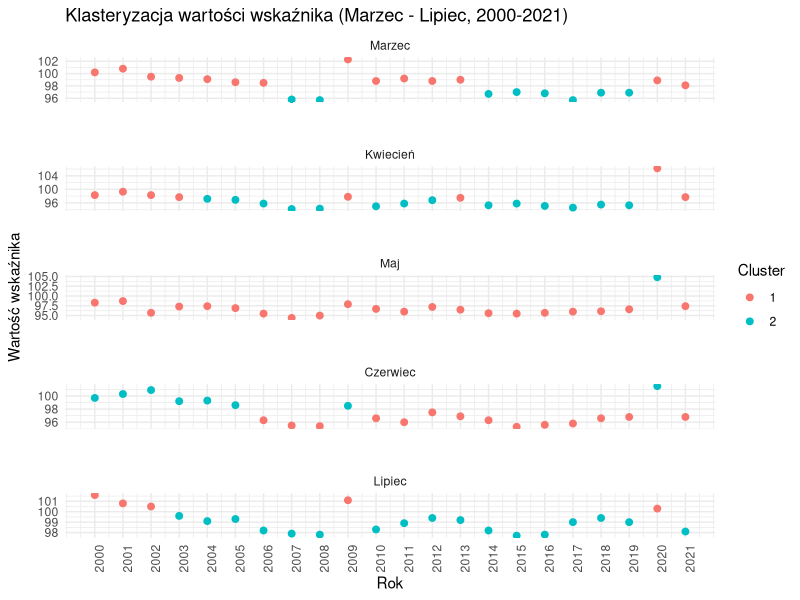

The R source for this figure: (Note: this script raises an error after producing the figure.)
library(stats)
library(dplyr)
library(ggplot2)

df <- read.csv('BICCtemp.txt', sep = ';', dec = ",")
df_no_2020<- df %>% subset(Rok!=2020)
month_names <- c("Styczeń", "Luty", "Marzec", "Kwiecień", "Maj", "Czerwiec", "Lipiec", "Sierpień", "Wrzesień", "Październik", "Listopad", "Grudzień")



# klastrowanie marzec-lipiec ----------------------------------------------

data <- df
# Funkcja do klastrowania i przygotowania danych dla każdego miesiąca
cluster_month <- function(month, data, k = 2) {
  month_data <- data %>%
    filter(M.c == month) %>%
    select(Rok, Wskaznik)
  
  clusters <- kmeans(month_data$Wskaznik, centers = k)
  
  month_data$Cluster <- as.factor(clusters$cluster)
  month_data$Month <- month
  
  return(month_data)
}

months <- c(3, 4, 5, 6, 7)
clustered_data <- do.call(rbind, lapply(months, cluster_month, data = data))
clustered_data$Month <- factor(clustered_data$Month, levels = months, labels = month_names[months])

# Wizualizacja wyników klasteryzacji
ggplot(clustered_data, aes(x = Rok, y = Wskaznik, color = Cluster)) +
  geom_point(size = 2) +  
  labs(title = "Klasteryzacja wartości wskaźnika (Marzec - Lipiec, 2000-2021)",
       x = "Rok",
       y = "Wartość wskaźnika") +
  scale_x_continuous(breaks = seq(2000, 2021, by = 1)) +  # Dodanie lat na osi X
  theme_minimal() +
  theme(
    panel.spacing = unit(2, "lines"),  
    axis.text.x = element_text(angle = 90, hjust = 1)  # Obrót tekstu na osi X
  ) +
  facet_wrap(~ Month, scales = "free_y", ncol = 1)


# regresja liniowa dla kazdego miesiaca -----------------------------------

data <- df

# Funkcja do regresji i predykcji
predict_monthly <- function(data, month) {
  # Filtrujemy dane dla wybranego miesiąca
  monthly_data <- data %>% filter(M.c == month)
  
  # Model regresji liniowej
  model <- lm(Wskaznik ~ Rok, data = monthly_data)
  
  # Przewidywane lata
  future_years <- data.frame(Rok = c(2022, 2023), M.c = month)
  
  # Przewidywanie wartości
  predictionsWith2020 <- predict(model, newdata = future_years)

  return(data.frame(Rok = future_years$Rok, M.c = future_years$M.c, Wskaznik = predictionsWith2020))
}

# Aplikowanie funkcji dla każdego miesiąca
predictionsWith2020 <- lapply(1:12, function(m) predict_monthly(data, m))

# Łączenie wyników
predictionsWith2020_df <- do.call(rbind, predictionsWith2020)

# Łączenie oryginalnych danych z predykcjami
combined_data <- bind_rows(data, predictions_df)

# wykres

combined_data %>%
  ggplot(aes(x = M.c, y = Wskaznik, color = Rok)) +
  geom_line() +
  facet_wrap(~ Rok) +
  theme_light() +
  theme(legend.position = 'none', axis.text.x = element_blank(), axis.ticks.x = element_blank()) +
  labs(x = 'Month', y = 'Indicator')


# regresja liniowa bez 2020 -----------------------------------------------

data <- df_no_2020

# Funkcja do regresji i predykcji
predict_monthly <- function(data, month) {
  # Filtrujemy dane dla wybranego miesiąca
  monthly_data <- data %>% filter(M.c == month)
  
  # Model regresji liniowej
  model <- lm(Wskaznik ~ Rok, data = monthly_data)
  
  # Przewidywane lata
  future_years <- data.frame(Rok = c(2022, 2023), M.c = month)
  
  # Przewidywanie wartości
  predictionsWith2020 <- predict(model, newdata = future_years)
  
  return(data.frame(Rok = future_years$Rok, M.c = future_years$M.c, Wskaznik = predictionsWith2020))
}

# Aplikowanie funkcji dla każdego miesiąca
predictionsWithout2020 <- lapply(1:12, function(m) predict_monthly(data, m))

# Łączenie wyników
predictionsWuthout2020_df <- do.call(rbind, predictionsWithout2020)

# Łączenie oryginalnych danych z predykcjami
combined_data <- bind_rows(data, predictions_df)

# wykres

combined_data %>%
  ggplot(aes(x = M.c, y = Wskaznik, color = Rok)) +
  geom_line() +
  facet_wrap(~ Rok) +
  theme_light() +
  theme(legend.position = 'none', axis.text.x = element_blank(), axis.ticks.x = element_blank()) +
  labs(x = 'Month', y = 'Indicator')





